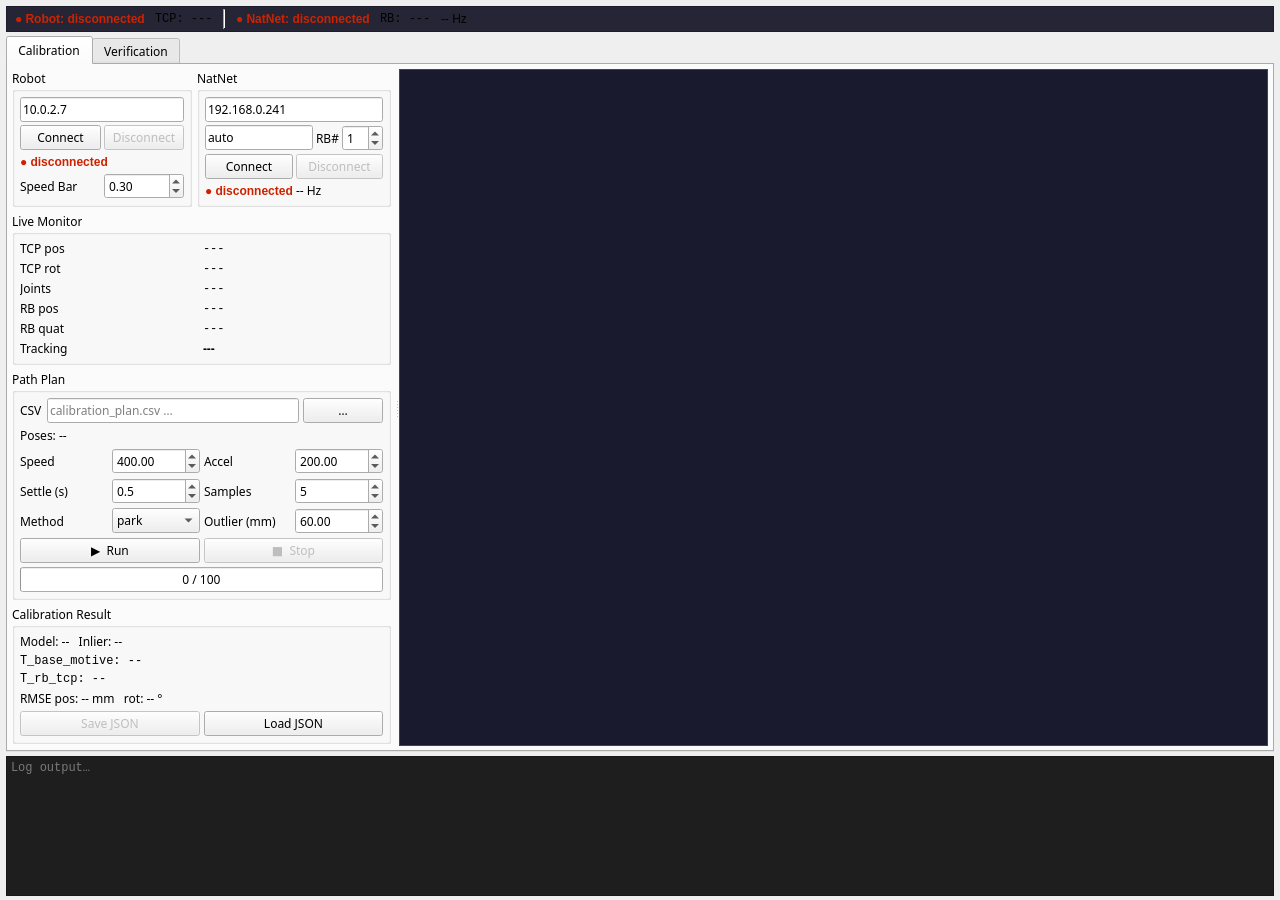
<?xml version="1.0" encoding="UTF-8"?>
<ui version="4.0">
 <author>IAE</author>
 <class>MainWindow</class>
 <widget class="QMainWindow" name="MainWindow">

  <property name="geometry">
   <rect><x>0</x><y>0</y><width>1280</width><height>900</height></rect>
  </property>
  <property name="font">
   <font><family>NanumSquare</family></font>
  </property>
  <property name="windowTitle">
   <string>Calibration &amp; Verification Tool</string>
  </property>

  <widget class="QWidget" name="centralwidget">
   <layout class="QVBoxLayout" name="layout_main">
    <property name="spacing"><number>4</number></property>
    <property name="leftMargin"><number>6</number></property>
    <property name="topMargin"><number>6</number></property>
    <property name="rightMargin"><number>6</number></property>
    <property name="bottomMargin"><number>4</number></property>

    <!-- ═══════════════ GLOBAL STATUS STRIP ═══════════════ -->
    <item>
     <widget class="QFrame" name="frame_status_bar">
      <property name="frameShape"><enum>QFrame::StyledPanel</enum></property>
      <property name="maximumHeight"><number>28</number></property>
      <property name="styleSheet">
       <string>QFrame#frame_status_bar { background: #252535; border-bottom: 1px solid #444; }</string>
      </property>
      <layout class="QHBoxLayout" name="hl_status_bar">
       <property name="spacing"><number>10</number></property>
       <property name="leftMargin"><number>8</number></property>
       <property name="topMargin"><number>2</number></property>
       <property name="rightMargin"><number>8</number></property>
       <property name="bottomMargin"><number>2</number></property>

       <item>
        <widget class="QLabel" name="lbl_hdr_robot_status">
         <property name="text"><string>● Robot: disconnected</string></property>
         <property name="styleSheet"><string>color: #cc2200; font-weight: bold;</string></property>
        </widget>
       </item>
       <item>
        <widget class="QLabel" name="lbl_hdr_tcp">
         <property name="text"><string>TCP: ---</string></property>
         <property name="font"><font><family>Courier New</family><pointsize>9</pointsize></font></property>
        </widget>
       </item>

       <item>
        <widget class="QFrame">
         <property name="frameShape"><enum>QFrame::VLine</enum></property>
         <property name="frameShadow"><enum>QFrame::Sunken</enum></property>
        </widget>
       </item>

       <item>
        <widget class="QLabel" name="lbl_hdr_natnet_status">
         <property name="text"><string>● NatNet: disconnected</string></property>
         <property name="styleSheet"><string>color: #cc2200; font-weight: bold;</string></property>
        </widget>
       </item>
       <item>
        <widget class="QLabel" name="lbl_hdr_rb_pos">
         <property name="text"><string>RB: ---</string></property>
         <property name="font"><font><family>Courier New</family><pointsize>9</pointsize></font></property>
        </widget>
       </item>
       <item>
        <widget class="QLabel" name="lbl_hdr_natnet_fps">
         <property name="text"><string>-- Hz</string></property>
        </widget>
       </item>

       <item>
        <spacer>
         <property name="orientation"><enum>Qt::Horizontal</enum></property>
         <property name="sizeHint" stdset="0"><size><width>40</width><height>20</height></size></property>
        </spacer>
       </item>
      </layout>
     </widget>
    </item>

    <!-- ═══════════════ TAB WIDGET ═══════════════ -->
    <item>
     <widget class="QTabWidget" name="tab_widget">
      <property name="currentIndex"><number>0</number></property>

      <!-- ─────────────────────────────────────────
           TAB 1 · Calibration
           ───────────────────────────────────────── -->
      <widget class="QWidget" name="tab_calibration">
       <attribute name="title"><string>Calibration</string></attribute>
       <layout class="QVBoxLayout" name="vl_calib_tab">
        <property name="spacing"><number>0</number></property>
        <property name="leftMargin"><number>4</number></property>
        <property name="topMargin"><number>4</number></property>
        <property name="rightMargin"><number>4</number></property>
        <property name="bottomMargin"><number>4</number></property>

        <item>
         <widget class="QSplitter" name="splitter_calib">
          <property name="orientation"><enum>Qt::Horizontal</enum></property>

          <!-- ════════════ Left control panel ════════════ -->
          <widget class="QWidget" name="panel_calib_left">
           <property name="minimumWidth"><number>370</number></property>
           <property name="maximumWidth"><number>460</number></property>
           <layout class="QVBoxLayout" name="vl_calib_left">
            <property name="spacing"><number>5</number></property>
            <property name="leftMargin"><number>0</number></property>
            <property name="topMargin"><number>0</number></property>
            <property name="rightMargin"><number>4</number></property>
            <property name="bottomMargin"><number>0</number></property>

            <!-- ── Robot + NatNet side by side ── -->
            <item>
             <layout class="QHBoxLayout" name="hl_conn">
              <property name="spacing"><number>5</number></property>

              <!-- Robot -->
              <item>
               <widget class="QGroupBox" name="grp_robot">
                <property name="title"><string>Robot</string></property>
                <layout class="QVBoxLayout" name="vl_robot">
                 <property name="spacing"><number>3</number></property>
                 <property name="leftMargin"><number>5</number></property>
                 <property name="topMargin"><number>5</number></property>
                 <property name="rightMargin"><number>5</number></property>
                 <property name="bottomMargin"><number>5</number></property>

                 <item>
                  <widget class="QLineEdit" name="edit_robot_ip">
                   <property name="text"><string>10.0.2.7</string></property>
                   <property name="placeholderText"><string>Robot IP</string></property>
                  </widget>
                 </item>

                 <item>
                  <layout class="QHBoxLayout">
                   <item>
                    <widget class="QPushButton" name="btn_robot_connect">
                     <property name="text"><string>Connect</string></property>
                    </widget>
                   </item>
                   <item>
                    <widget class="QPushButton" name="btn_robot_disconnect">
                     <property name="text"><string>Disconnect</string></property>
                     <property name="enabled"><bool>false</bool></property>
                    </widget>
                   </item>
                  </layout>
                 </item>

                 <item>
                  <layout class="QHBoxLayout">
                   <item>
                    <widget class="QLabel" name="lbl_robot_status">
                     <property name="text"><string>● disconnected</string></property>
                     <property name="styleSheet"><string>color: #cc2200; font-weight: bold;</string></property>
                    </widget>
                   </item>
                  </layout>
                 </item>

                 <item>
                  <layout class="QHBoxLayout">
                   <item><widget class="QLabel"><property name="text"><string>Speed Bar</string></property></widget></item>
                   <item>
                    <widget class="QDoubleSpinBox" name="spin_speed_bar">
                     <property name="minimum"><double>0.01</double></property>
                     <property name="maximum"><double>1.0</double></property>
                     <property name="singleStep"><double>0.05</double></property>
                     <property name="decimals"><number>2</number></property>
                     <property name="value"><double>0.30</double></property>
                    </widget>
                   </item>
                  </layout>
                 </item>

                </layout>
               </widget>
              </item>

              <!-- NatNet -->
              <item>
               <widget class="QGroupBox" name="grp_natnet">
                <property name="title"><string>NatNet</string></property>
                <layout class="QVBoxLayout" name="vl_natnet">
                 <property name="spacing"><number>3</number></property>
                 <property name="leftMargin"><number>5</number></property>
                 <property name="topMargin"><number>5</number></property>
                 <property name="rightMargin"><number>5</number></property>
                 <property name="bottomMargin"><number>5</number></property>

                 <item>
                  <widget class="QLineEdit" name="edit_natnet_server">
                   <property name="text"><string>192.168.0.241</string></property>
                   <property name="placeholderText"><string>Server IP</string></property>
                  </widget>
                 </item>

                 <item>
                  <layout class="QHBoxLayout">
                   <item>
                    <widget class="QLineEdit" name="edit_natnet_client">
                     <property name="text"><string>auto</string></property>
                     <property name="placeholderText"><string>Client IP</string></property>
                    </widget>
                   </item>
                   <item><widget class="QLabel"><property name="text"><string>RB#</string></property></widget></item>
                   <item>
                    <widget class="QSpinBox" name="spin_rb_id">
                     <property name="minimum"><number>0</number></property>
                     <property name="maximum"><number>99</number></property>
                     <property name="value"><number>1</number></property>
                     <property name="maximumWidth"><number>50</number></property>
                    </widget>
                   </item>
                  </layout>
                 </item>

                 <item>
                  <layout class="QHBoxLayout">
                   <item>
                    <widget class="QPushButton" name="btn_natnet_connect">
                     <property name="text"><string>Connect</string></property>
                    </widget>
                   </item>
                   <item>
                    <widget class="QPushButton" name="btn_natnet_disconnect">
                     <property name="text"><string>Disconnect</string></property>
                     <property name="enabled"><bool>false</bool></property>
                    </widget>
                   </item>
                  </layout>
                 </item>

                 <item>
                  <layout class="QHBoxLayout">
                   <item>
                    <widget class="QLabel" name="lbl_natnet_status">
                     <property name="text"><string>● disconnected</string></property>
                     <property name="styleSheet"><string>color: #cc2200; font-weight: bold;</string></property>
                    </widget>
                   </item>
                   <item>
                    <widget class="QLabel" name="lbl_natnet_fps">
                     <property name="text"><string>-- Hz</string></property>
                    </widget>
                   </item>
                  </layout>
                 </item>

                </layout>
               </widget>
              </item>

             </layout>
            </item>

            <!-- ── Live Monitor GroupBox ── -->
            <item>
             <widget class="QGroupBox" name="grp_monitor">
              <property name="title"><string>Live Monitor</string></property>
              <layout class="QGridLayout" name="grid_monitor">
               <property name="spacing"><number>3</number></property>
               <property name="leftMargin"><number>5</number></property>
               <property name="topMargin"><number>5</number></property>
               <property name="rightMargin"><number>5</number></property>
               <property name="bottomMargin"><number>5</number></property>

               <item row="0" column="0">
                <widget class="QLabel"><property name="text"><string>TCP pos</string></property></widget>
               </item>
               <item row="0" column="1">
                <widget class="QLabel" name="lbl_tcp_pos">
                 <property name="text"><string>---</string></property>
                 <property name="font"><font><family>Courier New</family><pointsize>9</pointsize></font></property>
                </widget>
               </item>

               <item row="1" column="0">
                <widget class="QLabel"><property name="text"><string>TCP rot</string></property></widget>
               </item>
               <item row="1" column="1">
                <widget class="QLabel" name="lbl_tcp_rot">
                 <property name="text"><string>---</string></property>
                 <property name="font"><font><family>Courier New</family><pointsize>9</pointsize></font></property>
                </widget>
               </item>

               <item row="2" column="0">
                <widget class="QLabel"><property name="text"><string>Joints</string></property></widget>
               </item>
               <item row="2" column="1">
                <widget class="QLabel" name="lbl_joints">
                 <property name="text"><string>---</string></property>
                 <property name="font"><font><family>Courier New</family><pointsize>9</pointsize></font></property>
                </widget>
               </item>

               <item row="3" column="0">
                <widget class="QLabel"><property name="text"><string>RB pos</string></property></widget>
               </item>
               <item row="3" column="1">
                <widget class="QLabel" name="lbl_rb_pos">
                 <property name="text"><string>---</string></property>
                 <property name="font"><font><family>Courier New</family><pointsize>9</pointsize></font></property>
                </widget>
               </item>

               <item row="4" column="0">
                <widget class="QLabel"><property name="text"><string>RB quat</string></property></widget>
               </item>
               <item row="4" column="1">
                <widget class="QLabel" name="lbl_rb_quat">
                 <property name="text"><string>---</string></property>
                 <property name="font"><font><family>Courier New</family><pointsize>9</pointsize></font></property>
                </widget>
               </item>

               <item row="5" column="0">
                <widget class="QLabel"><property name="text"><string>Tracking</string></property></widget>
               </item>
               <item row="5" column="1">
                <widget class="QLabel" name="lbl_rb_tracking">
                 <property name="text"><string>---</string></property>
                 <property name="styleSheet"><string>font-weight: bold;</string></property>
                </widget>
               </item>

              </layout>
             </widget>
            </item>

            <!-- ── Path Plan GroupBox ── -->
            <item>
             <widget class="QGroupBox" name="grp_path_plan">
              <property name="title"><string>Path Plan</string></property>
              <layout class="QVBoxLayout" name="vl_path_plan">
               <property name="spacing"><number>4</number></property>
               <property name="leftMargin"><number>5</number></property>
               <property name="topMargin"><number>5</number></property>
               <property name="rightMargin"><number>5</number></property>
               <property name="bottomMargin"><number>5</number></property>

               <item>
                <layout class="QHBoxLayout">
                 <item><widget class="QLabel"><property name="text"><string>CSV</string></property></widget></item>
                 <item>
                  <widget class="QLineEdit" name="edit_calib_csv">
                   <property name="readOnly"><bool>true</bool></property>
                   <property name="placeholderText"><string>calibration_plan.csv …</string></property>
                  </widget>
                 </item>
                 <item>
                  <widget class="QPushButton" name="btn_browse_calib_csv">
                   <property name="text"><string>…</string></property>
                   <property name="maximumWidth"><number>32</number></property>
                  </widget>
                 </item>
                </layout>
               </item>

               <item>
                <widget class="QLabel" name="lbl_pose_count">
                 <property name="text"><string>Poses: --</string></property>
                </widget>
               </item>

               <item>
                <layout class="QHBoxLayout">
                 <item><widget class="QLabel"><property name="text"><string>Speed</string></property></widget></item>
                 <item>
                  <widget class="QDoubleSpinBox" name="spin_calib_speed">
                   <property name="maximum"><double>2000.0</double></property>
                   <property name="singleStep"><double>50.0</double></property>
                   <property name="value"><double>400.0</double></property>
                  </widget>
                 </item>
                 <item><widget class="QLabel"><property name="text"><string>Accel</string></property></widget></item>
                 <item>
                  <widget class="QDoubleSpinBox" name="spin_calib_accel">
                   <property name="maximum"><double>4000.0</double></property>
                   <property name="singleStep"><double>50.0</double></property>
                   <property name="value"><double>200.0</double></property>
                  </widget>
                 </item>
                </layout>
               </item>

               <item>
                <layout class="QHBoxLayout">
                 <item><widget class="QLabel"><property name="text"><string>Settle (s)</string></property></widget></item>
                 <item>
                  <widget class="QDoubleSpinBox" name="spin_settle_time">
                   <property name="minimum"><double>0.1</double></property>
                   <property name="maximum"><double>10.0</double></property>
                   <property name="singleStep"><double>0.1</double></property>
                   <property name="decimals"><number>1</number></property>
                   <property name="value"><double>0.5</double></property>
                  </widget>
                 </item>
                 <item><widget class="QLabel"><property name="text"><string>Samples</string></property></widget></item>
                 <item>
                  <widget class="QSpinBox" name="spin_sample_count">
                   <property name="minimum"><number>1</number></property>
                   <property name="maximum"><number>30</number></property>
                   <property name="value"><number>5</number></property>
                  </widget>
                 </item>
                </layout>
               </item>

               <item>
                <layout class="QHBoxLayout">
                 <item><widget class="QLabel"><property name="text"><string>Method</string></property></widget></item>
                 <item>
                  <widget class="QComboBox" name="cbx_handeye_method">
                   <item><property name="text"><string>park</string></property></item>
                   <item><property name="text"><string>tsai</string></property></item>
                   <item><property name="text"><string>horaud</string></property></item>
                   <item><property name="text"><string>andreff</string></property></item>
                   <item><property name="text"><string>daniilidis</string></property></item>
                  </widget>
                 </item>
                 <item><widget class="QLabel"><property name="text"><string>Outlier (mm)</string></property></widget></item>
                 <item>
                  <widget class="QDoubleSpinBox" name="spin_outlier_mm">
                   <property name="minimum"><double>0.0</double></property>
                   <property name="maximum"><double>500.0</double></property>
                   <property name="singleStep"><double>5.0</double></property>
                   <property name="value"><double>60.0</double></property>
                  </widget>
                 </item>
                </layout>
               </item>

               <item>
                <layout class="QHBoxLayout">
                 <item>
                  <widget class="QPushButton" name="btn_run_calib">
                   <property name="text"><string>▶  Run</string></property>
                  </widget>
                 </item>
                 <item>
                  <widget class="QPushButton" name="btn_stop_calib">
                   <property name="text"><string>■  Stop</string></property>
                   <property name="enabled"><bool>false</bool></property>
                  </widget>
                 </item>
                </layout>
               </item>

               <item>
                <widget class="QProgressBar" name="progress_calib">
                 <property name="value"><number>0</number></property>
                 <property name="textVisible"><bool>true</bool></property>
                 <property name="format"><string>%v / %m</string></property>
                </widget>
               </item>

              </layout>
             </widget>
            </item>

            <!-- ── Calibration Result GroupBox ── -->
            <item>
             <widget class="QGroupBox" name="grp_calib_result">
              <property name="title"><string>Calibration Result</string></property>
              <layout class="QVBoxLayout" name="vl_calib_result">
               <property name="spacing"><number>4</number></property>
               <property name="leftMargin"><number>5</number></property>
               <property name="topMargin"><number>5</number></property>
               <property name="rightMargin"><number>5</number></property>
               <property name="bottomMargin"><number>5</number></property>

               <item>
                <widget class="QLabel" name="lbl_calib_model">
                 <property name="text"><string>Model: --   Inlier: --</string></property>
                </widget>
               </item>

               <item>
                <widget class="QLabel" name="lbl_calib_t_base_motive">
                 <property name="text"><string>T_base_motive: --</string></property>
                 <property name="font"><font><family>Courier New</family><pointsize>9</pointsize></font></property>
                 <property name="wordWrap"><bool>true</bool></property>
                </widget>
               </item>

               <item>
                <widget class="QLabel" name="lbl_calib_t_rb_tcp">
                 <property name="text"><string>T_rb_tcp: --</string></property>
                 <property name="font"><font><family>Courier New</family><pointsize>9</pointsize></font></property>
                 <property name="wordWrap"><bool>true</bool></property>
                </widget>
               </item>

               <item>
                <widget class="QLabel" name="lbl_calib_rmse">
                 <property name="text"><string>RMSE pos: -- mm   rot: -- °</string></property>
                </widget>
               </item>

               <item>
                <layout class="QHBoxLayout">
                 <item>
                  <widget class="QPushButton" name="btn_save_calib">
                   <property name="text"><string>Save JSON</string></property>
                   <property name="enabled"><bool>false</bool></property>
                  </widget>
                 </item>
                 <item>
                  <widget class="QPushButton" name="btn_load_calib">
                   <property name="text"><string>Load JSON</string></property>
                  </widget>
                 </item>
                </layout>
               </item>

              </layout>
             </widget>
            </item>

            <item>
             <spacer name="spacer_calib_left_v">
              <property name="orientation"><enum>Qt::Vertical</enum></property>
              <property name="sizeHint" stdset="0"><size><width>20</width><height>10</height></size></property>
             </spacer>
            </item>

           </layout>
          </widget>
          <!-- End left panel -->

          <!-- ════════════ Right: 3D trajectory plot ════════════ -->
          <widget class="QWidget" name="widget_calib_plot">
           <property name="sizePolicy">
            <sizepolicy hsizetype="Expanding" vsizetype="Expanding">
             <horstretch>1</horstretch>
             <verstretch>1</verstretch>
            </sizepolicy>
           </property>
           <property name="minimumSize">
            <size><width>400</width><height>300</height></size>
           </property>
           <property name="styleSheet">
            <string>QWidget#widget_calib_plot { background: #1a1a2e; border: 1px solid #444; }</string>
           </property>
           <layout class="QVBoxLayout" name="vl_calib_plot_holder">
            <property name="spacing"><number>0</number></property>
            <property name="leftMargin"><number>0</number></property>
            <property name="topMargin"><number>0</number></property>
            <property name="rightMargin"><number>0</number></property>
            <property name="bottomMargin"><number>0</number></property>
           </layout>
          </widget>

         </widget>
        </item>
       </layout>
      </widget>
      <!-- END TAB 1 (Calibration) -->


      <!-- ─────────────────────────────────────────
           TAB 2 · Verification
           ───────────────────────────────────────── -->
      <widget class="QWidget" name="tab_verification">
       <attribute name="title"><string>Verification</string></attribute>
       <layout class="QVBoxLayout" name="vl_verify_tab">
        <property name="spacing"><number>6</number></property>
        <property name="leftMargin"><number>4</number></property>
        <property name="topMargin"><number>4</number></property>
        <property name="rightMargin"><number>4</number></property>
        <property name="bottomMargin"><number>4</number></property>

        <item>
         <layout class="QHBoxLayout" name="hl_verify_top">
          <property name="spacing"><number>8</number></property>

          <item>
           <widget class="QGroupBox" name="grp_verify_calib">
            <property name="title"><string>Calibration</string></property>
            <property name="maximumWidth"><number>380</number></property>
            <layout class="QVBoxLayout" name="vl_verify_calib">
             <property name="spacing"><number>4</number></property>
             <item>
              <widget class="QLabel" name="lbl_verify_calib_file">
               <property name="text"><string>Not loaded</string></property>
               <property name="styleSheet"><string>color: #888888;</string></property>
               <property name="wordWrap"><bool>true</bool></property>
              </widget>
             </item>
             <item>
              <widget class="QLabel" name="lbl_verify_t_base_motive">
               <property name="text"><string>T_base_motive: --</string></property>
               <property name="font"><font><family>Courier New</family><pointsize>9</pointsize></font></property>
               <property name="wordWrap"><bool>true</bool></property>
              </widget>
             </item>
             <item>
              <widget class="QPushButton" name="btn_verify_load_calib">
               <property name="text"><string>Load JSON</string></property>
              </widget>
             </item>
             <item>
              <spacer>
               <property name="orientation"><enum>Qt::Vertical</enum></property>
               <property name="sizeHint" stdset="0"><size><width>20</width><height>10</height></size></property>
              </spacer>
             </item>
            </layout>
           </widget>
          </item>

          <item>
           <widget class="QGroupBox" name="grp_verify_path">
            <property name="title"><string>Verification Path</string></property>
            <layout class="QVBoxLayout" name="vl_verify_path">
             <property name="spacing"><number>5</number></property>
             <item>
              <layout class="QHBoxLayout">
               <item><widget class="QLabel"><property name="text"><string>CSV</string></property></widget></item>
               <item>
                <widget class="QLineEdit" name="edit_verify_csv">
                 <property name="readOnly"><bool>true</bool></property>
                 <property name="placeholderText"><string>verification_plan.csv …</string></property>
                </widget>
               </item>
               <item>
                <widget class="QPushButton" name="btn_browse_verify_csv">
                 <property name="text"><string>…</string></property>
                 <property name="maximumWidth"><number>32</number></property>
                </widget>
               </item>
              </layout>
             </item>
             <item>
              <layout class="QHBoxLayout">
               <item>
                <widget class="QPushButton" name="btn_run_verify">
                 <property name="text"><string>▶  Run Verification</string></property>
                </widget>
               </item>
               <item>
                <widget class="QPushButton" name="btn_stop_verify">
                 <property name="text"><string>■  Stop</string></property>
                 <property name="enabled"><bool>false</bool></property>
                </widget>
               </item>
              </layout>
             </item>
             <item>
              <widget class="QProgressBar" name="progress_verify">
               <property name="value"><number>0</number></property>
               <property name="format"><string>%v / %m</string></property>
              </widget>
             </item>
             <item>
              <spacer>
               <property name="orientation"><enum>Qt::Vertical</enum></property>
               <property name="sizeHint" stdset="0"><size><width>20</width><height>10</height></size></property>
              </spacer>
             </item>
            </layout>
           </widget>
          </item>

         </layout>
        </item>

        <item>
         <widget class="QSplitter" name="splitter_verify">
          <property name="orientation"><enum>Qt::Vertical</enum></property>

          <widget class="QWidget" name="widget_verify_plot">
           <property name="sizePolicy">
            <sizepolicy hsizetype="Expanding" vsizetype="Expanding">
             <horstretch>0</horstretch>
             <verstretch>3</verstretch>
            </sizepolicy>
           </property>
           <property name="minimumHeight"><number>200</number></property>
           <property name="styleSheet">
            <string>QWidget#widget_verify_plot { background: #1a1a2e; border: 1px solid #444; }</string>
           </property>
           <layout class="QVBoxLayout" name="vl_verify_plot_holder">
            <property name="spacing"><number>0</number></property>
            <property name="leftMargin"><number>0</number></property>
            <property name="topMargin"><number>0</number></property>
            <property name="rightMargin"><number>0</number></property>
            <property name="bottomMargin"><number>0</number></property>
           </layout>
          </widget>

          <widget class="QWidget" name="panel_verify_bottom">
           <property name="sizePolicy">
            <sizepolicy hsizetype="Expanding" vsizetype="Preferred">
             <horstretch>0</horstretch>
             <verstretch>2</verstretch>
            </sizepolicy>
           </property>
           <layout class="QVBoxLayout" name="vl_verify_bottom">
            <property name="spacing"><number>4</number></property>
            <property name="leftMargin"><number>0</number></property>
            <property name="topMargin"><number>4</number></property>
            <property name="rightMargin"><number>0</number></property>
            <property name="bottomMargin"><number>0</number></property>
            <item>
             <layout class="QHBoxLayout">
              <item>
               <widget class="QLabel" name="lbl_verify_rmse">
                <property name="text"><string>RMSE: -- mm</string></property>
                <property name="styleSheet"><string>font-weight: bold;</string></property>
               </widget>
              </item>
              <item>
               <widget class="QLabel" name="lbl_verify_max">
                <property name="text"><string>Max: -- mm</string></property>
               </widget>
              </item>
              <item>
               <widget class="QLabel" name="lbl_verify_mean">
                <property name="text"><string>Mean: -- mm</string></property>
               </widget>
              </item>
              <item>
               <spacer>
                <property name="orientation"><enum>Qt::Horizontal</enum></property>
                <property name="sizeHint" stdset="0"><size><width>40</width><height>20</height></size></property>
               </spacer>
              </item>
              <item>
               <widget class="QPushButton" name="btn_save_verify_csv">
                <property name="text"><string>Save CSV</string></property>
                <property name="enabled"><bool>false</bool></property>
               </widget>
              </item>
             </layout>
            </item>
            <item>
             <widget class="QTableWidget" name="table_verify">
              <property name="columnCount"><number>5</number></property>
              <property name="rowCount"><number>0</number></property>
              <property name="selectionBehavior"><enum>QAbstractItemView::SelectRows</enum></property>
              <property name="editTriggers"><set>QAbstractItemView::NoEditTriggers</set></property>
              <property name="alternatingRowColors"><bool>true</bool></property>
              <property name="sortingEnabled"><bool>false</bool></property>
              <attribute name="horizontalHeaderStretchLastSection"><bool>true</bool></attribute>
              <column><property name="text"><string>#</string></property></column>
              <column><property name="text"><string>Pose Label</string></property></column>
              <column><property name="text"><string>Error (mm)</string></property></column>
              <column><property name="text"><string>TCP pos (m)</string></property></column>
              <column><property name="text"><string>RB aligned (m)</string></property></column>
             </widget>
            </item>
           </layout>
          </widget>

         </widget>
        </item>

       </layout>
      </widget>
      <!-- END TAB 2 (Verification) -->

     </widget>
    </item>

    <!-- ═══════════════ LOG PANEL ═══════════════ -->
    <item>
     <widget class="QPlainTextEdit" name="log_panel">
      <property name="maximumHeight"><number>120</number></property>
      <property name="minimumHeight"><number>80</number></property>
      <property name="readOnly"><bool>true</bool></property>
      <property name="placeholderText"><string>Log output…</string></property>
      <property name="font"><font><family>Courier New</family><pointsize>9</pointsize></font></property>
      <property name="styleSheet">
       <string>QPlainTextEdit { background: #1e1e1e; color: #d4d4d4; }</string>
      </property>
     </widget>
    </item>

   </layout>
  </widget>

 </widget>

</ui>
